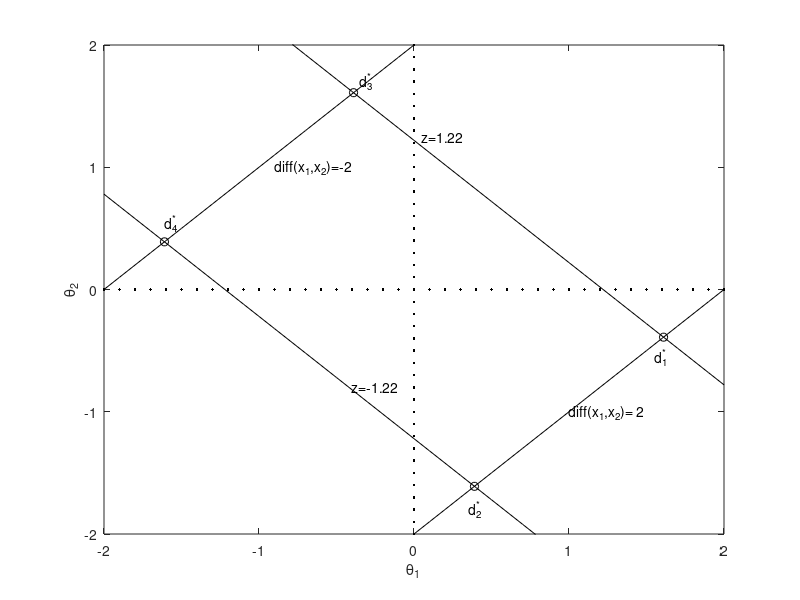

Write MATLAB code to recreate this figure.
close all
a1 = 1; a2 = 1; b = 0;

X_1 = -2:.1:2;
X_2 = X_1;

z_1 = ( 1.22 - b - a1*X_1)/a2;
z_2 = (-1.22 - b - a1*X_1)/a2;

plot(X_1,z_1,'black')
hold on 
plot(X_1,z_2,'black')
xlabel('\theta_1')
ylabel('\theta_2')
ylim([-2,2])
plot(X_1,X_1+2,'black')
plot(X_1,X_1-2,'black')
plot(X_1,0*X_1,'.black')
plot(X_1*0,X_1,'.black')

plot(-.39,-.39+2,'oblack')
text(-.35,-.39+2.1,'d_3^*')

plot( .39, .39-2,'oblack')
text( .35, .31-2.1,'d_2^*')

plot(1.61,1.61-2,'oblack')
text(1.55,1.55-2.1,'d_1^*')

plot(-1.61,-1.61+2,'oblack')
text(-1.61,-1.55+2.1,'d_4^*')


text(0.05,1.25,'z=1.22')
text(-0.4,-.8,'z=-1.22')

text(-.9,1,'diff(x_1,x_2)=-2')
text( 1,-1,'diff(x_1,x_2)= 2')